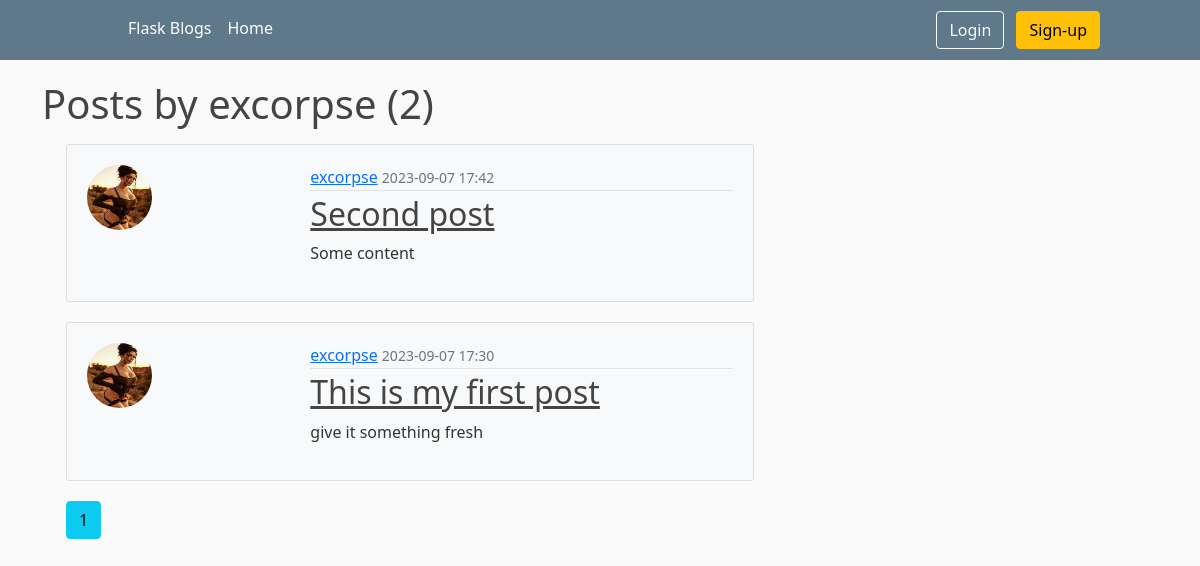
The page /user/excorpse on the database its author committed.
### flaskblog/models.py (models this page shows, shortened)
class User(db.Model, UserMixin):
    id = db.Column(db.Integer, primary_key=True)
    user = db.Column(db.String(24), unique=True, nullable=False)
    email_field = db.Column(db.String(120), unique=True, nullable=False)
    image_file = db.Column(db.String(20), nullable=False, default="default.jpg")
    password_field = db.Column(db.String(60), nullable=False)
    posts = db.relationship("Post", backref="author", lazy=True)

class Post(db.Model):
    id = db.Column(db.Integer, primary_key=True)
    title = db.Column(db.String(100), nullable=False)
    date_posted = db.Column(db.DateTime, nullable=False, default=datetime.utcnow)
    content = db.Column(db.Text, nullable=False)
    user_id = db.Column(db.Integer, db.ForeignKey("user.id"), nullable=False)
    comments = db.relationship("Comment", backref="post")

### flaskblog/users/routes.py (the view)
@users.route("/user/<string:username>")
def get_user_posts(username):
    page = request.args.get("page", 1, type=int)
    user = User.query.filter_by(user=username).first_or_404()
    posts = Post.query.filter_by(author=user).order_by(Post.date_posted.desc()).paginate(page=page, per_page=5)
    return render_template("user_posts.html", posts=posts, user=user)

### flaskblog/templates/user_posts.html
{% extends "base.html"%}
{% block body %}
    <h1 class="mb-3">Posts by {{ user.user }} ({{ posts.total }})</h1>
    <div class="container">
        {% for post in posts.items %}
            <div class="post-block">
                <article class="media content-section" style="background-color: #f8f9fa; padding: 20px;">
                    <div class="media-body">
                        <div class="row">
                            <div class="col-md-4">
                                <div class="image-container">
                                    <img class="rounded-circle article-img" src="{{ url_for('static', filename='img/' + post.author.image_file) }}">
                                </div>
                            </div>
                            <div class="col-md-8">
                                <div class="text-container">
                                    <div class="article-metadata">
                                        <a class="mr-2" href="{{ url_for('users.get_user_posts', username=post.author.user) }}">{{ post.author.user }}</a>
                                        <small class="text-muted">{{ post.date_posted.strftime("%Y-%m-%d %H:%M") }}</small>
                                    </div>
                                    <h2><a class="article-title" href="{{url_for('posts.get_post', post_id=post.id)}}">{{ post.title }}</a></h2>
                                    <p class="article-content">{{ post.content }}</p>
                                </div>
                            </div>
                        </div>
                    </div>
                </article>
            </div>
        {% endfor %}
        {% for page_num in posts.iter_pages(left_edge=1, right_edge=1, left_current=1, right_current=2) %}
            {% if page_num %}
                {% if posts.page == page_num %}
                    <a class="btn btn-info mb-4" href="{{ url_for('users.get_user_posts', username=user.username, page=page_num) }}">{{ page_num }}</a>
                {% else %}
                    <a class="btn btn-outline-info mb-4" href="{{ url_for('users.get_user_posts', username=user.username, page=page_num) }}">{{ page_num }}</a>
                {% endif %}
            {% else %}
                ...
            {% endif %}
        {% endfor %}
    </div>
{% endblock %}

### flaskblog/static/css/main.css (style rules this page uses)
body { background: #fafafa; color: #333333; margin-top: 5rem; }
h1, h2, h3, h4, h5, h6 { color: #444444; }
.content-section { background: #ffffff; padding: 10px 20px; border: 1px solid #dddddd; border-radius: 3px; margin-bottom: 20px; }
.article-title { color: #444444; }
.article-content { white-space: pre-line; }
.article-img { height: 65px; width: 65px; margin-right: 16px; }
.article-metadata { padding-bottom: 1px; margin-bottom: 4px; border-bottom: 1px solid #e3e3e3 }

### rows shown on the page
User: user "excorpse"
Post: image_file (picture), author.user "excorpse", date_posted "2023-09-07 17:42", title "Second post", content "Some content"
Post: image_file (picture), author.user "excorpse", date_posted "2023-09-07 17:30", title "This is my first post", content "give it something fresh"

### other values the page prints
{{ posts.total }} "2"
{{ page_num }} "1"
